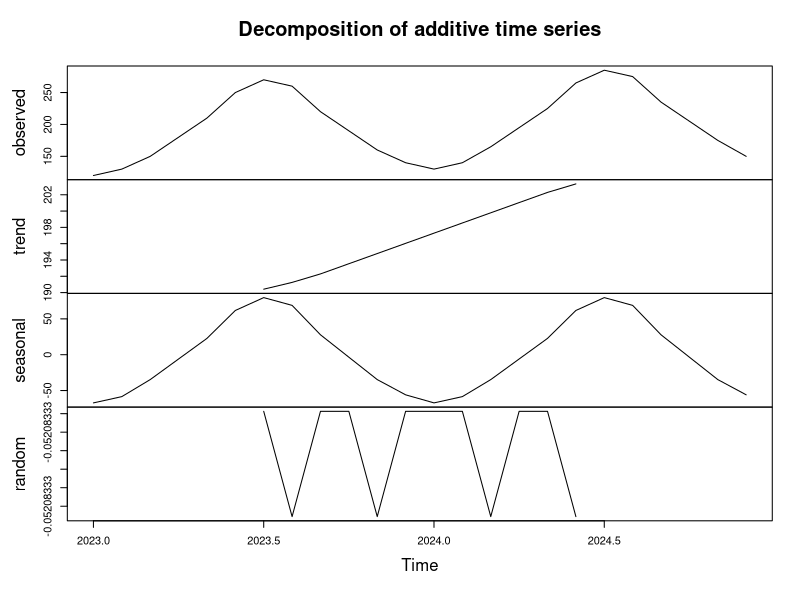

This figure's R source:
# Create monthly sales data for two years
sales <- c(120, 130, 150, 180, 210, 250,
           270, 260, 220, 190, 160, 140,
           130, 140, 165, 195, 225, 265,
           285, 275, 235, 205, 175, 150)

# Create a time series object
sales_ts <- ts(sales,
               start = c(2023, 1),
               frequency = 12)

# Display the time series
print(sales_ts)

# Decompose the time series
decomp <- decompose(sales_ts)

# Display decomposition components
print(decomp)

# Plot the decomposition
plot(decomp)
